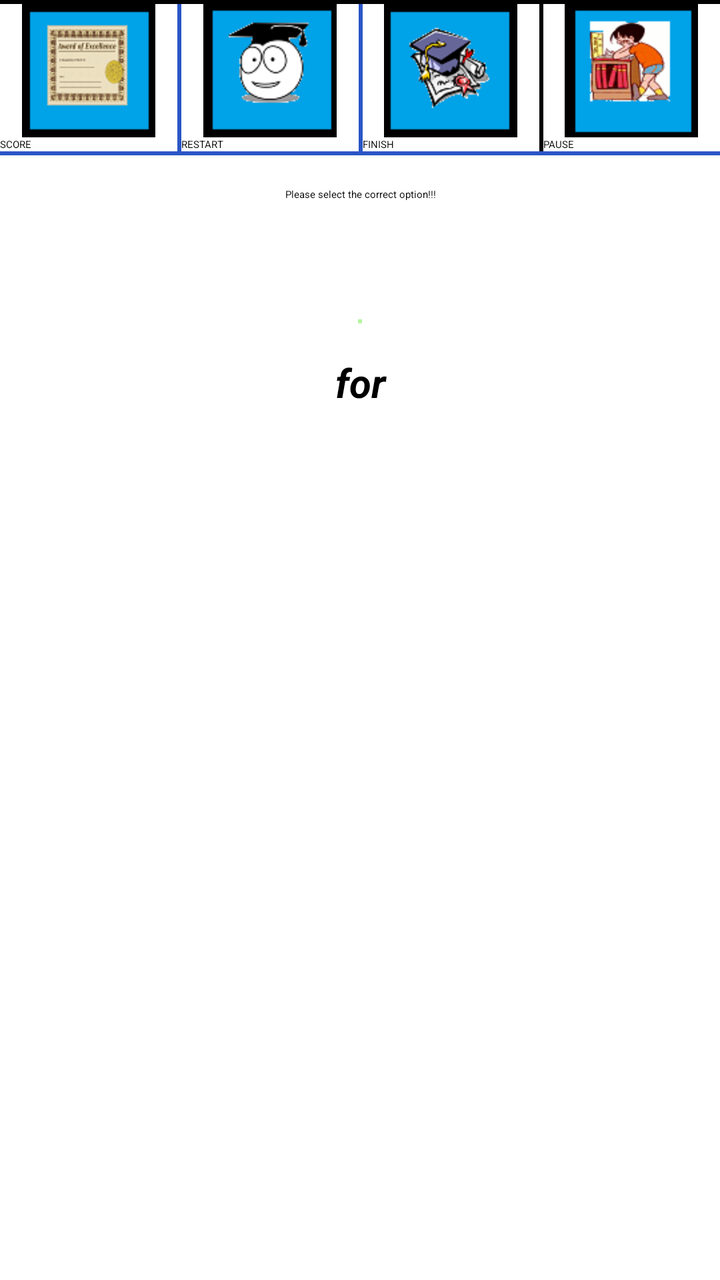
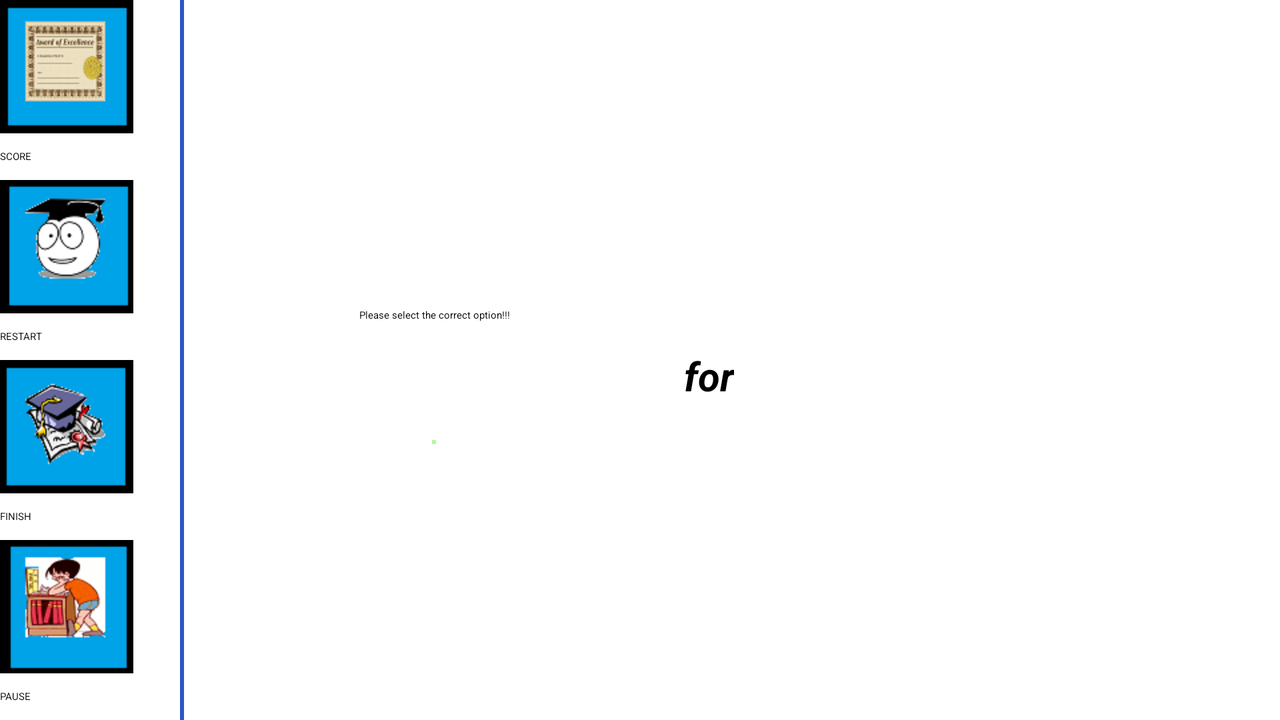

First picture: res/layout/ on a phone held upright. Second picture: the repository's own variant of that layout, on a device whose configuration matches the variant's folder. Source for both follows.
<!-- AndroidManifest.xml: application theme Widget.AppCompat.ActionBar -->
<!-- res/layout/activity_level1.xml -->
<LinearLayout xmlns:android="http://schemas.android.com/apk/res/android"
    xmlns:tools="http://schemas.android.com/tools"
    android:layout_width="match_parent"
    android:layout_height="match_parent"
    android:gravity="top"
    android:orientation="vertical"
    tools:context="com.example.aforapple.test.Level1Activity">

    <View
        android:id="@+id/view"
        android:layout_width="match_parent"
        android:layout_height="2dp"
        android:background="@color/black" />

    <LinearLayout
        android:id="@+id/buttonll"
        android:layout_width="match_parent"
        android:layout_height="wrap_content"
        android:layout_below="@+id/view"
        android:orientation="horizontal">


        <Button
            android:id="@+id/score_test"
            android:layout_width="match_parent"
            android:layout_height="wrap_content"
            android:layout_weight="1"
            android:drawableTop="@drawable/score_icon"
            android:text="Score"
            android:textAllCaps="true" />

        <View
            android:layout_width="2dp"
            android:layout_height="match_parent"
            android:background="@color/blue" />

        <Button
            android:id="@+id/restart_test"
            android:layout_width="match_parent"
            android:layout_height="wrap_content"
            android:layout_weight="1"
            android:drawableTop="@drawable/restart_icon"
            android:text="Restart"
            android:textAllCaps="true" />

        <View
            android:layout_width="2dp"
            android:layout_height="match_parent"
            android:background="@color/blue" />

        <Button
            android:id="@+id/finish_test"
            android:layout_width="match_parent"
            android:layout_height="wrap_content"
            android:layout_weight="1"
            android:drawableTop="@drawable/finish_icon"
            android:text="Finish"
            android:textAllCaps="true" />


        <View
            android:id="@+id/extraview"
            android:layout_width="2dp"
            android:layout_height="match_parent"
            android:background="@color/black" />


        <Button
            android:id="@+id/pause_test"
            android:layout_width="match_parent"
            android:layout_height="wrap_content"
            android:layout_weight="1"
            android:drawableTop="@drawable/pause_icon"
            android:text="Pause"
            android:textAllCaps="true" />

    </LinearLayout>


    <View
        android:layout_width="match_parent"
        android:layout_height="2dp"
        android:background="@color/blue" />

    <TextView
        android:layout_width="match_parent"
        android:layout_height="wrap_content"
        android:layout_marginTop="@dimen/activity_horizontal_margin"
        android:gravity="center"
        android:text="@string/select_correct_answer" />

    <TextView
        android:id="@+id/timertext"
        android:layout_width="match_parent"
        android:layout_height="wrap_content"
        android:layout_marginTop="@dimen/activity_horizontal_margin"
        android:gravity="end"
        android:textSize="@dimen/button_text_size"
        android:textStyle="bold|italic" />

    <ImageView
        android:id="@+id/quesImage"
        android:layout_width="wrap_content"
        android:layout_height="wrap_content"
        android:layout_gravity="center"
        android:layout_marginTop="@dimen/activity_horizontal_margin"
        android:background="@drawable/background" />

    <TextView
        android:id="@+id/for_letter"
        android:layout_width="match_parent"
        android:layout_height="wrap_content"
        android:layout_marginTop="@dimen/activity_horizontal_margin"
        android:gravity="center"
        android:text="for"
        android:textSize="@dimen/button_text_size"
        android:textStyle="bold|italic" />


    <LinearLayout
        android:id="@+id/optnlayout"
        android:layout_width="match_parent"
        android:layout_height="wrap_content"
        android:layout_marginTop="15dp"
        android:gravity="center"
        android:orientation="horizontal">

        <ImageButton
            android:id="@+id/optnImage1"
            android:layout_width="75dp"
            android:layout_height="75dp" />

        <ImageButton
            android:id="@+id/optnImage2"
            android:layout_width="75dp"
            android:layout_height="75dp"
            android:layout_marginLeft="30dp" />
    </LinearLayout>

    <LinearLayout
        android:id="@+id/optnlayout2"
        android:layout_width="match_parent"
        android:layout_height="wrap_content"
        android:layout_marginTop="10dp"
        android:gravity="center"
        android:orientation="horizontal">

        <ImageButton
            android:id="@+id/optnImage3"
            android:layout_width="75dp"
            android:layout_height="75dp" />

        <ImageButton
            android:id="@+id/optnImage4"
            android:layout_width="75dp"
            android:layout_height="75dp"
            android:layout_marginLeft="30dp"
            android:focusable="true" />

    </LinearLayout>

</LinearLayout>
<!-- resources referenced by this layout -->
<resources>
  <color name="black">#ff000000</color>
  <color name="blue">#ff2a56c6</color>
  <!-- from res/values-sw360dp/ -->
  <dimen name="activity_horizontal_margin">16dp</dimen>
  <dimen name="button_text_size">20dp</dimen>
  <!-- drawable background (drawable) -->
  <?xml version="1.0" encoding="UTF-8"?>
  <shape xmlns:android="http://schemas.android.com/apk/res/android">
      <solid android:color="#FFFFFF" />
      <stroke android:width="1dp" android:color="#8a79ef4c" />
      <padding android:left="1dp" android:top="1dp" android:right="1dp" android:bottom="1dp" />
  </shape>
  <!-- drawable finish_icon: png bitmap (drawable-hdpi, 6039 bytes) -->
  <!-- drawable pause_icon: png bitmap (drawable-hdpi, 9281 bytes) -->
  <!-- drawable restart_icon: png bitmap (drawable-hdpi, 3239 bytes) -->
  <!-- drawable score_icon: png bitmap (drawable-hdpi, 10461 bytes) -->
  <string name="select_correct_answer">Please select the correct option!!!</string>
</resources>
<!-- res/layout-land/activity_level1.xml (the author's variant of the layout above) -->
<!-- drawn on the phone turned sideways -->
<LinearLayout xmlns:android="http://schemas.android.com/apk/res/android"
    xmlns:tools="http://schemas.android.com/tools"
    android:layout_width="match_parent"
    android:layout_height="match_parent"
    android:gravity="top"
    android:orientation="horizontal"
    tools:context="com.example.aforapple.test.Level1Activity">

    
    
    
    
    

    <LinearLayout
        android:id="@+id/buttonll"
        android:layout_width="@dimen/write_land_button_width"
        android:layout_height="match_parent"
        android:layout_below="@+id/view"
        android:orientation="vertical"
        >


        <Button
            android:id="@+id/score_test"
            android:layout_width="wrap_content"
            android:layout_height="wrap_content"
            android:padding="0dp"
            android:layout_weight="1"
            android:drawableTop="@drawable/score_icon"
            android:text="Score"
            android:textAllCaps="true" />

        
        
        
        

        <Button
            android:id="@+id/restart_test"
            android:layout_width="wrap_content"
            android:layout_height="wrap_content"
            android:layout_weight="1"
            android:padding="0dp"
            android:drawableTop="@drawable/restart_icon"
            android:text="Restart"
            android:textAllCaps="true" />

        
        
        
        

        <Button
            android:id="@+id/finish_test"
            android:layout_width="wrap_content"
            android:layout_height="wrap_content"
            android:layout_weight="1"
            android:padding="0dp"
            android:drawableTop="@drawable/finish_icon"
            android:text="Finish"
            android:textAllCaps="true" />


        <View
        android:id="@+id/extraview"
        android:layout_width="2dp"
        android:layout_height="match_parent"
        android:background="@color/black"
            android:visibility="gone"/>


        <Button
            android:id="@+id/pause_test"
            android:layout_width="wrap_content"
            android:layout_height="wrap_content"
            android:padding="0dp"
            android:layout_weight="1"
            android:drawableTop="@drawable/pause_icon"
            android:text="Pause"
            android:textAllCaps="true" />

    </LinearLayout>


    <View
    android:layout_width="2dp"
    android:layout_height="match_parent"
    android:background="@color/blue" />

    <LinearLayout
        android:layout_width="250dp"
        android:layout_height="match_parent"
        android:orientation="vertical"
        android:gravity="center">

        <TextView
            android:layout_width="match_parent"
            android:layout_height="wrap_content"
            android:layout_marginTop="@dimen/activity_horizontal_margin"
            android:gravity="center"
            android:text="@string/select_correct_answer" />

        <TextView
            android:id="@+id/timertext"
            android:layout_width="match_parent"
            android:layout_height="wrap_content"
            android:layout_marginTop="@dimen/activity_horizontal_margin"
            android:gravity="end"
            android:textSize="@dimen/button_text_size"
            android:textStyle="bold|italic" />

        <ImageView
            android:id="@+id/quesImage"
            android:layout_width="wrap_content"
            android:layout_height="wrap_content"
            android:layout_gravity="center"
            android:layout_marginTop="@dimen/activity_horizontal_margin"
            android:background="@drawable/background" />
    </LinearLayout>

    <TextView
        android:id="@+id/for_letter"
        android:layout_width="wrap_content"
        android:layout_height="match_parent"
        android:layout_marginTop="@dimen/activity_horizontal_margin"
        android:gravity="center"
        android:text="for"
        android:textSize="@dimen/button_text_size"
        android:textStyle="bold|italic" />


    <LinearLayout
        android:layout_width="300dp"
        android:layout_height="match_parent"
        android:orientation="vertical">

        <LinearLayout
            android:id="@+id/optnlayout"
            android:layout_width="match_parent"
            android:layout_height="wrap_content"
            android:layout_marginTop="15dp"
            android:gravity="center"
            android:orientation="horizontal">

            <ImageButton
                android:id="@+id/optnImage1"
                android:layout_width="75dp"
                android:layout_height="75dp" />

            <ImageButton
                android:id="@+id/optnImage2"
                android:layout_width="75dp"
                android:layout_height="75dp"
                android:layout_marginLeft="30dp" />
        </LinearLayout>

        <LinearLayout
            android:id="@+id/optnlayout2"
            android:layout_width="match_parent"
            android:layout_height="wrap_content"
            android:layout_marginTop="10dp"
            android:gravity="center"
            android:orientation="horizontal">

            <ImageButton
                android:id="@+id/optnImage3"
                android:layout_width="75dp"
                android:layout_height="75dp" />

            <ImageButton
                android:id="@+id/optnImage4"
                android:layout_width="75dp"
                android:layout_height="75dp"
                android:layout_marginLeft="30dp"
                android:focusable="true" />

        </LinearLayout>
    </LinearLayout>

</LinearLayout>
<!-- resources referenced by the variant -->
<!-- as the phone turned sideways resolves them -->
<resources>
  <color name="black">#ff000000</color>
  <color name="blue">#ff2a56c6</color>
  <!-- from res/values-sw360dp/ -->
  <dimen name="activity_horizontal_margin">16dp</dimen>
  <dimen name="button_text_size">20dp</dimen>
  <!-- from res/values-sw360dp/ -->
  <dimen name="write_land_button_width">90dp</dimen>
  <!-- drawable background (drawable) -->
  <?xml version="1.0" encoding="UTF-8"?>
  <shape xmlns:android="http://schemas.android.com/apk/res/android">
      <solid android:color="#FFFFFF" />
      <stroke android:width="1dp" android:color="#8a79ef4c" />
      <padding android:left="1dp" android:top="1dp" android:right="1dp" android:bottom="1dp" />
  </shape>
  <!-- drawable finish_icon: png bitmap (drawable-hdpi, 6039 bytes) -->
  <!-- drawable pause_icon: png bitmap (drawable-hdpi, 9281 bytes) -->
  <!-- drawable restart_icon: png bitmap (drawable-hdpi, 3239 bytes) -->
  <!-- drawable score_icon: png bitmap (drawable-hdpi, 10461 bytes) -->
  <string name="select_correct_answer">Please select the correct option!!!</string>
</resources>
